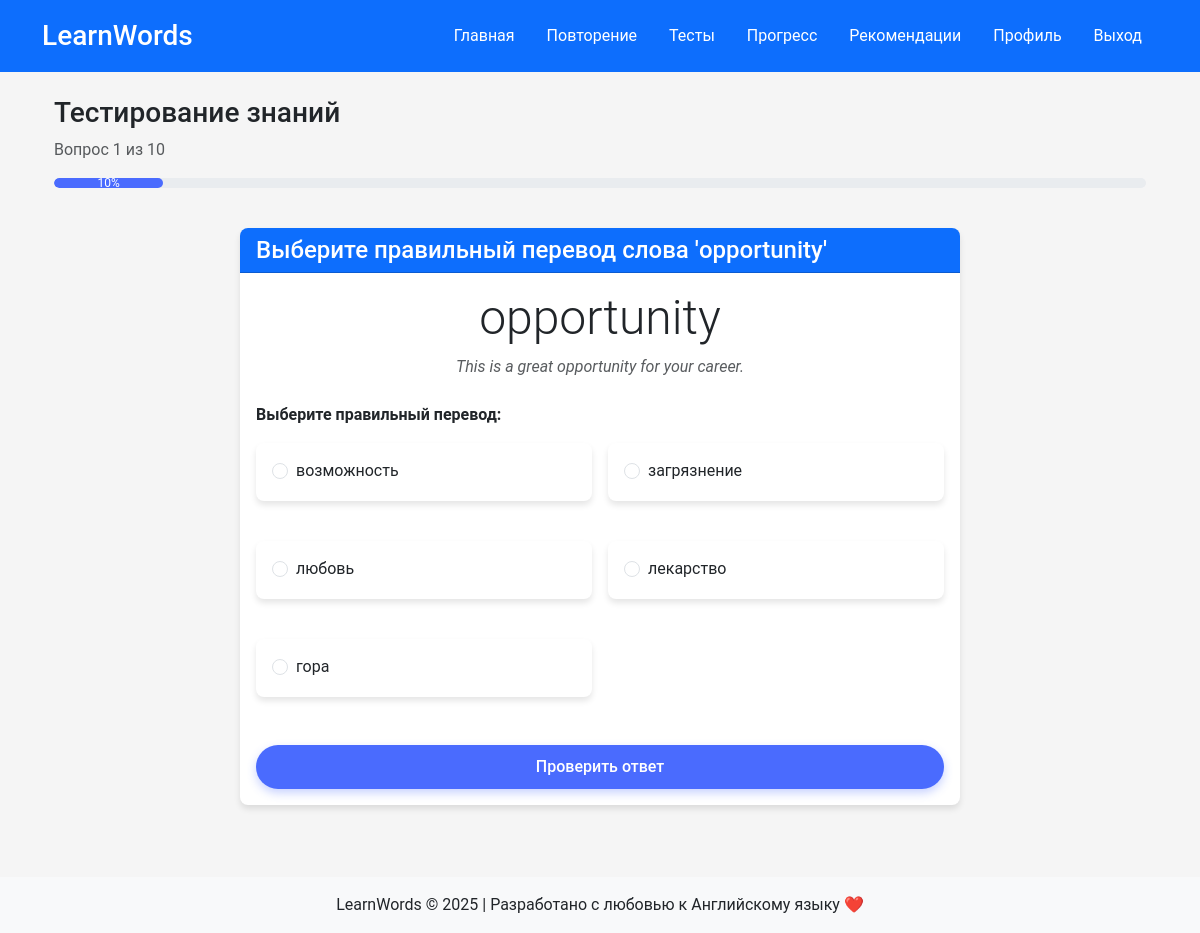
The page /tests/session/1 (signed in) on the database its author committed.
### app/models/models.py (models this page shows, shortened)
class Test(db.Model):
    __tablename__ = 'tests'
    __table_args__ = {'extend_existing': True}
    id = db.Column(db.Integer, primary_key=True)
    word_id = db.Column(db.Integer, db.ForeignKey('words.id'), nullable=False)
    question = db.Column(db.Text, nullable=False)
    options = db.Column(db.Text, nullable=False)  # JSON строка с вариантами ответов
    correct_option = db.Column(db.String(100), nullable=False)
    test_type = db.Column(db.String(50), default='multiple_choice')  # multiple_choice, translation, matching
    difficulty = db.Column(db.Integer, default=1)  # 1-5 уровень сложности

class Word(db.Model):
    __tablename__ = 'words'
    __table_args__ = {'extend_existing': True}
    id = db.Column(db.Integer, primary_key=True)
    word = db.Column(db.String(100), nullable=False)
    translation = db.Column(db.String(100), nullable=False)
    example = db.Column(db.Text)
    context = db.Column(db.Text)
    created_at = db.Column(db.DateTime, default=datetime.utcnow)
    category_id = db.Column(db.Integer, db.ForeignKey('categories.id'), nullable=True)
    repetitions = db.relationship('Repetition', backref='word', lazy=True, cascade="all, delete-orphan")
    mistakes = db.relationship('Mistake', backref='word', lazy=True, cascade="all, delete-orphan")
    tests = db.relationship('Test', backref='word', lazy=True, cascade="all, delete-orphan")

### app/routes/main_routes.py (the view)
@main_bp.route('/tests/session/<int:session_id>')
@login_required
def take_test_session(session_id):
    test_session = TestSession.query.get_or_404(session_id)
    if test_session.completed:
        return redirect(url_for('main.test_results', session_id=session_id))
    word_ids = json.loads(test_session.words)
    current_position = test_session.current_position
    if current_position >= len(word_ids):
        test_session.complete_session()
        db.session.commit()
        return redirect(url_for('main.test_results', session_id=session_id))
    current_word_id = word_ids[current_position]
    word = Word.query.get(current_word_id)
    test_types = ['multiple_choice', 'translation', 'matching']
    test_type = test_types[current_position % len(test_types)]
    test = Test.query.filter_by(word_id=current_word_id, test_type=test_type).first()
    if not test:
        test = create_test_for_word(current_word_id, test_type=test_type, difficulty=test_session.difficulty)
    options = json.loads(test.options)
    if test.test_type == 'matching':
        if isinstance(options, list):
            options = {item['word']: item['translation'] for item in options}
        options = {
            'items': [{'key': k, 'value': v} for k, v in options.items()]
        }
    progress = {
        'current': current_position + 1,
        'total': len(word_ids),
        'percent': int(((current_position + 1) / len(word_ids)) * 100)
    }
    template_name = f'test_{test.test_type}.html'
    return render_template(template_name,
                          test_session=test_session,
                          word=word,
                          test=test,
                          options=options,
                          progress=progress)

### app/utils/auth_utils.py (called while the page is built)
def login_required(f):
    @wraps(f)
    def decorated_function(*args, **kwargs):
        if 'user_id' not in session:
            session['next_url'] = request.url
            flash('Пожалуйста, войдите в аккаунт для доступа к этой странице', 'warning')
            return redirect(url_for('auth.login'))
        return f(*args, **kwargs)
    return decorated_function

### app/templates/test_multiple_choice.html (shortened to what this page needs)
{% extends "base.html" %}
{% block content %}
<div class="container">
    <div class="row mb-4">
        <div class="col">
            <h1 class="h3">Тестирование знаний</h1>
            <p class="text-muted">Вопрос {{ progress.current }} из {{ progress.total }}</p>
            <div class="progress mb-3">
                <div class="progress-bar" role="progressbar" style="width: {{ progress.percent }}%;"
                     aria-valuenow="{{ progress.percent }}" aria-valuemin="0" aria-valuemax="100">
                    {{ progress.percent }}%
                </div>
            </div>
        </div>
    </div>
    <div class="row">
        <div class="col-md-8 mx-auto">
            <div class="card">
                <div class="card-header bg-primary text-white">
                    <h2 class="h4 mb-0">{{ test.question }}</h2>
                </div>
                <div class="card-body">
                    <div class="test-container" data-test-id="{{ test.id }}" data-session-id="{{ test_session.id }}">
                        <div class="word-display mb-4 text-center">
                            <h3 class="display-5">{{ word.word }}</h3>
                            {% if word.example %}
                            <p class="text-muted fst-italic">{{ word.example }}</p>
                            {% endif %}
                        </div>
                        <div class="options-container">
                            <p><strong>Выберите правильный перевод:</strong></p>
                            <div class="row g-3 mb-4">
                                {% for option in options %}
                                <div class="col-md-6">
                                    <div class="card option-card">
                                        <div class="card-body">
                                            <div class="form-check">
                                                <input class="form-check-input option-radio" type="radio" name="answer" id="option{{ loop.index }}" value="{{ option }}">
                                                <label class="form-check-label" for="option{{ loop.index }}">
                                                    {{ option }}
                                                </label>
                                            </div>
                                        </div>
                                    </div>
                                </div>
                                {% endfor %}
                            </div>
                        </div>
                        <div class="d-grid gap-2">
                            <button class="btn btn-primary" id="submitAnswerBtn">Проверить ответ</button>
                        </div>
                    </div>
                </div>
            </div>
        </div>
    </div>
</div>
{% endblock %}

### app/static/css/style.css (style rules this page uses)
body { background-color: #f5f5f5; font-family: 'Roboto', 'Segoe UI', Tahoma, Geneva, Verdana, sans-serif; }
.card { border-radius: 0.5rem; box-shadow: 0 4px 6px rgba(0, 0, 0, 0.1); margin-bottom: 1.5rem; border: none; transition: all 0.2s ease-in-out; }
.card-header { border-radius: 0.5rem 0.5rem 0 0 !important; font-weight: 500; }
.test-container .form-check { cursor: pointer; }
.btn-primary { background-color: #4a6bfe; color: white; border: none; padding: 10px 20px; border-radius: 30px; font-weight: 500; transition: all 0.3s ease; box-shadow: 0 4px 10px rgba(74, 107, 254, 0.3); }

### app/templates/test_multiple_choice.html (style rules this page uses)
.option-card { cursor: pointer; transition: all 0.2s; }
.form-check { cursor: pointer; }
.progress { height: 10px; border-radius: 5px; background-color: #e9ecef; }
.progress-bar { background-color: #4a6bfe; border-radius: 5px; }

### rows shown on the page
Test: question "Выберите правильный перевод слова 'opportunity'"
Word: word "opportunity", example "This is a great opportunity for your career."

### other values the page prints
{{ progress.current }} "1"
{{ progress.total }} "10"
{{ progress.percent }} "10"
{{ option }} "возможность" "загрязнение" "любовь" "лекарство" "гора"
